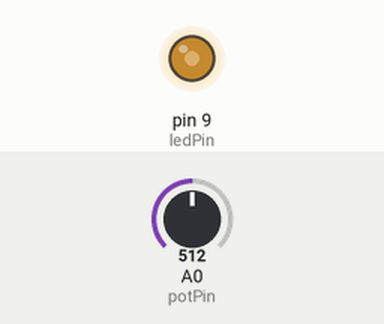
Recording of a sketch running on a simulated Arduino Uno, built with avr-gcc and run on an emulated ATmega328P. On the bench: output pins drawn as LEDs (lit = HIGH). The inputs (shaded band) are chosen by the test bench; at power-on: A0 (potPin) = 512.

Above: at 1.2 s.
1.3 s: A0 (potPin) set to 716
At 1.6 s:
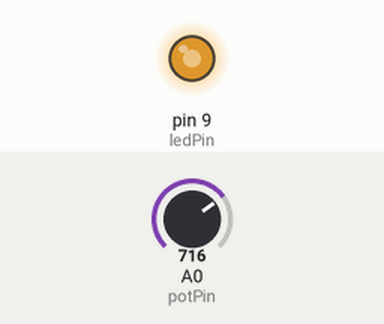
2.8 s: A0 (potPin) set to 900
At 4.0 s:
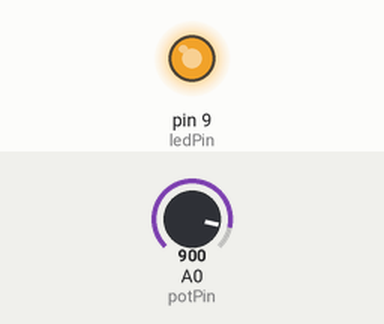
4.3 s: A0 (potPin) set to 122
At 5.1 s:
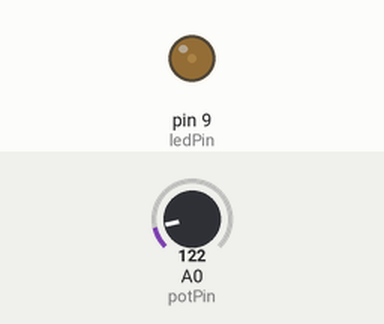
5.8 s: A0 (potPin) set to 0
At 6.4 s:
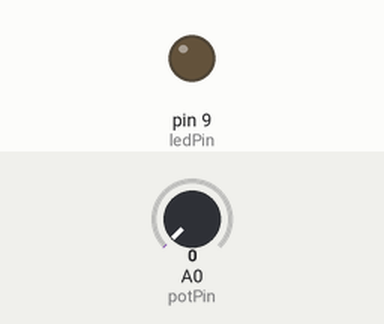
7.3 s: A0 (potPin) set to 511
At 8.6 s:
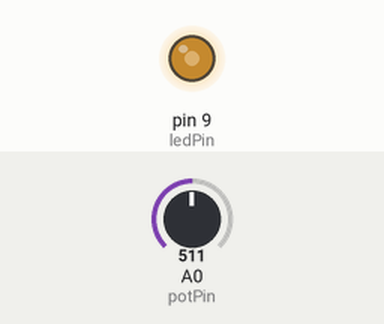
Timing chart, 0 to 9.8 s (numbered marks = the images above; inputs shaded):
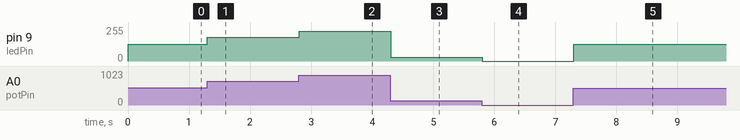

The sketch:

dancinglight.ino
```cpp
int ledPin = 9;
int potPin = A0;
int potvalue = 0;
void setup() {
  pinMode(ledPin, OUTPUT);
}

void loop() {
  potvalue = analogRead(potPin);
  int ledBrightness = map(potvalue, 0, 1023, 0, 255);
  analogWrite(ledPin, ledBrightness);
  delay(10);
}
```

Measured:
- after the input at 1.3 s, pin 9 (ledPin): 127/255 → 178/255 at once
- after the input at 2.8 s, pin 9 (ledPin): 178/255 → 224/255 at once
- after the input at 4.3 s, pin 9 (ledPin): 224/255 → 30/255 at once
- after the input at 5.8 s, pin 9 (ledPin): 30/255 → 0/255 at once
- after the input at 7.3 s, pin 9 (ledPin): 0/255 → 127/255 at once
